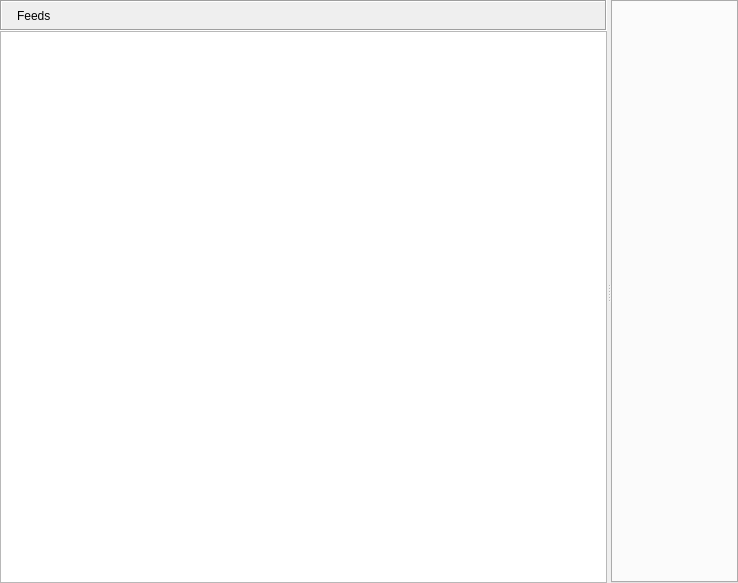
<?xml version="1.0" encoding="UTF-8"?>
<ui version="4.0">
 <class>FeedReaderDialog</class>
 <widget class="QWidget" name="FeedReaderDialog">
  <property name="geometry">
   <rect>
    <x>0</x>
    <y>0</y>
    <width>738</width>
    <height>583</height>
   </rect>
  </property>
  <property name="windowTitle">
   <string/>
  </property>
  <layout class="QHBoxLayout" name="horizontalLayout_2">
   <property name="leftMargin">
    <number>0</number>
   </property>
   <property name="topMargin">
    <number>0</number>
   </property>
   <property name="rightMargin">
    <number>0</number>
   </property>
   <property name="bottomMargin">
    <number>0</number>
   </property>
   <item>
    <widget class="QSplitter" name="splitter">
     <property name="orientation">
      <enum>Qt::Horizontal</enum>
     </property>
     <widget class="QFrame" name="feedFrame">
      <property name="baseSize">
       <size>
        <width>300</width>
        <height>300</height>
       </size>
      </property>
      <layout class="QGridLayout">
       <property name="margin">
        <number>0</number>
       </property>
       <property name="spacing">
        <number>0</number>
       </property>
       <item row="0" column="0">
        <widget class="QFrame" name="titleBarFrame">
         <property name="frameShape">
          <enum>QFrame::Box</enum>
         </property>
         <property name="frameShadow">
          <enum>QFrame::Sunken</enum>
         </property>
         <layout class="QHBoxLayout" name="horizontalLayout_4">
          <property name="margin">
           <number>2</number>
          </property>
          <item>
           <widget class="QLabel" name="titleBarPixmap">
            <property name="text">
             <string/>
            </property>
            <property name="pixmap">
             <pixmap resource="FeedReader_images.qrc">:/images/Feed.png</pixmap>
            </property>
           </widget>
          </item>
          <item>
           <widget class="StyledLabel" name="titleBarLabel">
            <property name="text">
             <string>Feeds</string>
            </property>
           </widget>
          </item>
          <item>
           <spacer>
            <property name="orientation">
             <enum>Qt::Horizontal</enum>
            </property>
            <property name="sizeHint" stdset="0">
             <size>
              <width>0</width>
              <height>20</height>
             </size>
            </property>
           </spacer>
          </item>
          <item>
           <widget class="QToolButton" name="feedAddButton">
            <property name="focusPolicy">
             <enum>Qt::NoFocus</enum>
            </property>
            <property name="toolTip">
             <string>Add new feed</string>
            </property>
            <property name="icon">
             <iconset resource="FeedReader_images.qrc">
              <normaloff>:/images/FeedAdd.png</normaloff>:/images/FeedAdd.png</iconset>
            </property>
            <property name="autoRaise">
             <bool>true</bool>
            </property>
           </widget>
          </item>
          <item>
           <widget class="QToolButton" name="feedProcessButton">
            <property name="focusPolicy">
             <enum>Qt::NoFocus</enum>
            </property>
            <property name="toolTip">
             <string>Update feed</string>
            </property>
            <property name="icon">
             <iconset resource="FeedReader_images.qrc">
              <normaloff>:/images/FeedProcess.png</normaloff>:/images/FeedProcess.png</iconset>
            </property>
            <property name="autoRaise">
             <bool>true</bool>
            </property>
           </widget>
          </item>
         </layout>
        </widget>
       </item>
       <item row="1" column="0">
        <widget class="RSTreeWidget" name="feedTreeWidget">
         <property name="contextMenuPolicy">
          <enum>Qt::CustomContextMenu</enum>
         </property>
         <property name="editTriggers">
          <set>QAbstractItemView::NoEditTriggers</set>
         </property>
         <property name="rootIsDecorated">
          <bool>false</bool>
         </property>
         <property name="headerHidden">
          <bool>true</bool>
         </property>
         <column>
          <property name="text">
           <string notr="true"/>
          </property>
         </column>
        </widget>
       </item>
      </layout>
     </widget>
     <widget class="RSTabWidget" name="messageTabWidget">
      <property name="tabsClosable">
       <bool>true</bool>
      </property>
      <property name="movable">
       <bool>true</bool>
      </property>
     </widget>
    </widget>
   </item>
  </layout>
 </widget>
 <customwidgets>
  <customwidget>
   <class>RSTreeWidget</class>
   <extends>QTreeWidget</extends>
   <header>gui/common/RSTreeWidget.h</header>
  </customwidget>
  <customwidget>
   <class>RSTabWidget</class>
   <extends>QTabWidget</extends>
   <header>gui/common/RSTabWidget.h</header>
   <container>1</container>
  </customwidget>
  <customwidget>
   <class>StyledLabel</class>
   <extends>QLabel</extends>
   <header>gui/common/StyledLabel.h</header>
  </customwidget>
 </customwidgets>
 <resources>
  <include location="FeedReader_images.qrc"/>
 </resources>
 <connections/>
</ui>
